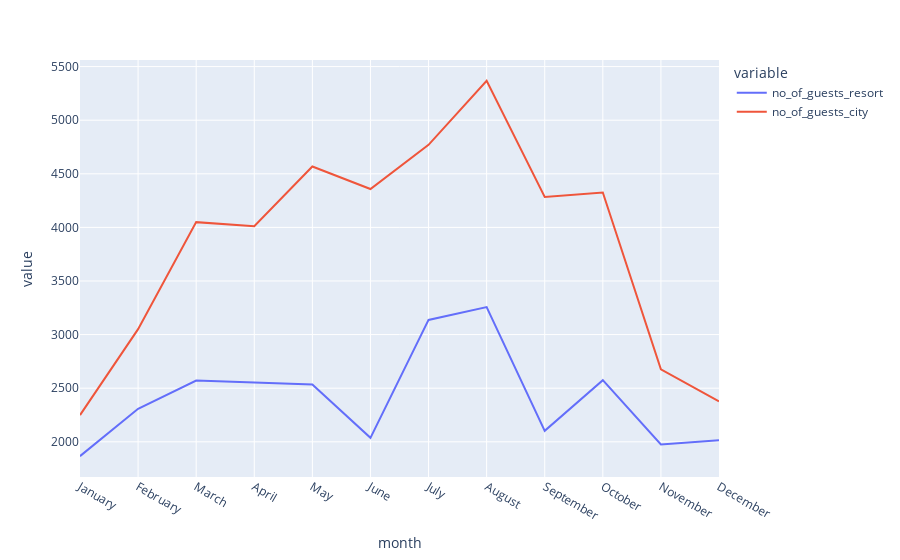

Notebook code cell kept with this figure:
### Code cell
px.line(data_frame=final_rush,x='month',y=["no_of_guests_resort","no_of_guests_city"])

### Figure 1 — Plotly figure (JSON) as saved in the notebook; plotly's stock layout.template omitted (floating-point values rounded to 4 significant figures)
{"data": [{"hovertemplate": "variable=no_of_guests_resort<br>month=%{x}<br>value=%{y}<extra></extra>", "legendgroup": "no_of_guests_resort", "line": {"color": "#636efa", "dash": "solid"}, "marker": {"symbol": "circle"}, "mode": "lines", "name": "no_of_guests_resort", "orientation": "v", "showlegend": true, "type": "scatter", "x": ["January", "February", "March", "April", "May", "June", "July", "August", "September", "October", "November", "December"], "xaxis": "x", "y": [1866, 2308, 2571, 2550, 2535, 2037, 3137, 3257, 2102, 2575, 1975, 2014], "yaxis": "y"}, {"hovertemplate": "variable=no_of_guests_city<br>month=%{x}<br>value=%{y}<extra></extra>", "legendgroup": "no_of_guests_city", "line": {"color": "#EF553B", "dash": "solid"}, "marker": {"symbol": "circle"}, "mode": "lines", "name": "no_of_guests_city", "orientation": "v", "showlegend": true, "type": "scatter", "x": ["January", "February", "March", "April", "May", "June", "July", "August", "September", "October", "November", "December"], "xaxis": "x", "y": [2249, 3051, 4049, 4010, 4568, 4358, 4770, 5367, 4283, 4326, 2676, 2377], "yaxis": "y"}], "layout": {"legend": {"title": {"text": "variable"}, "tracegroupgap": 0}, "margin": {"t": 60}, "xaxis": {"anchor": "y", "domain": [0, 1], "title": {"text": "month"}}, "yaxis": {"anchor": "x", "domain": [0, 1], "title": {"text": "value"}}}}
